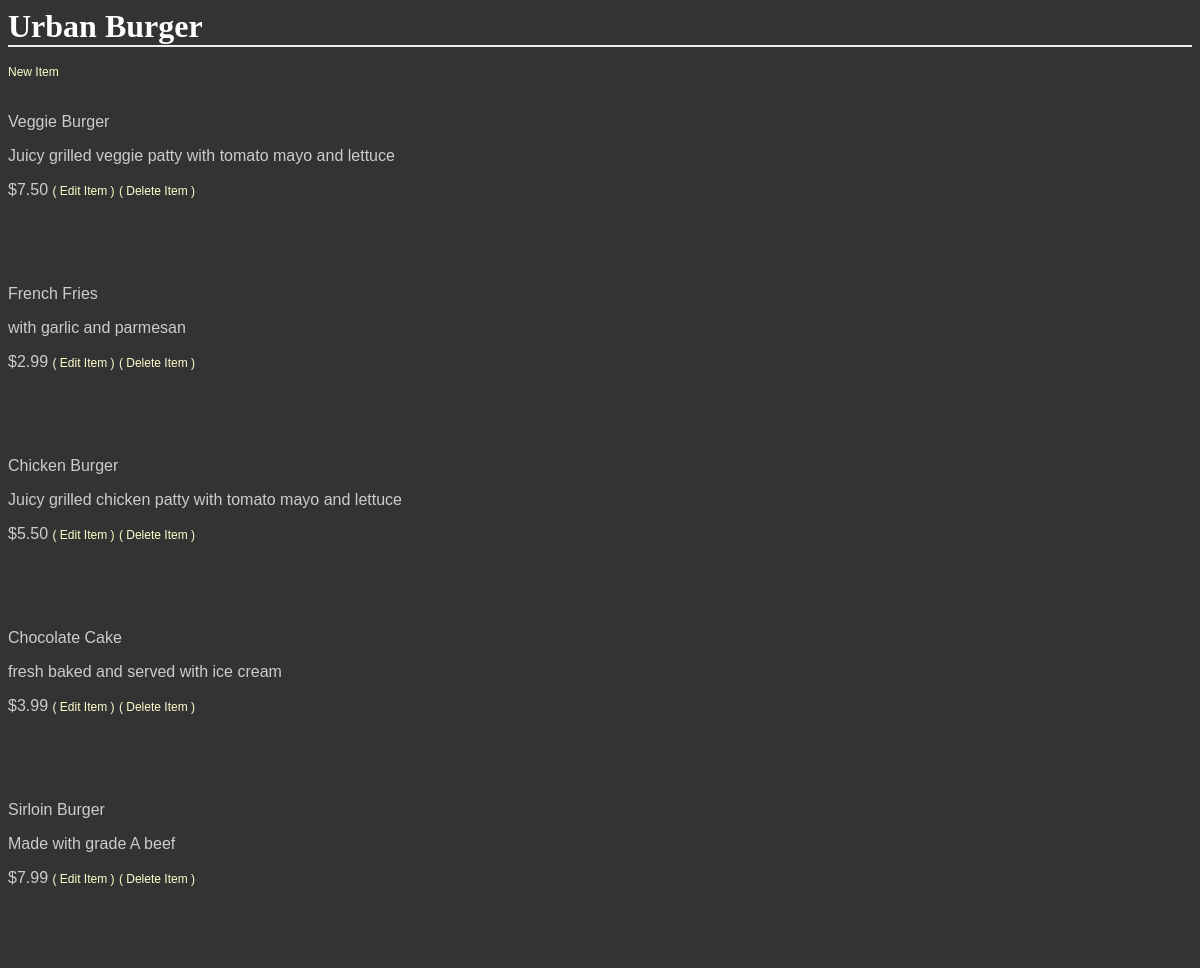
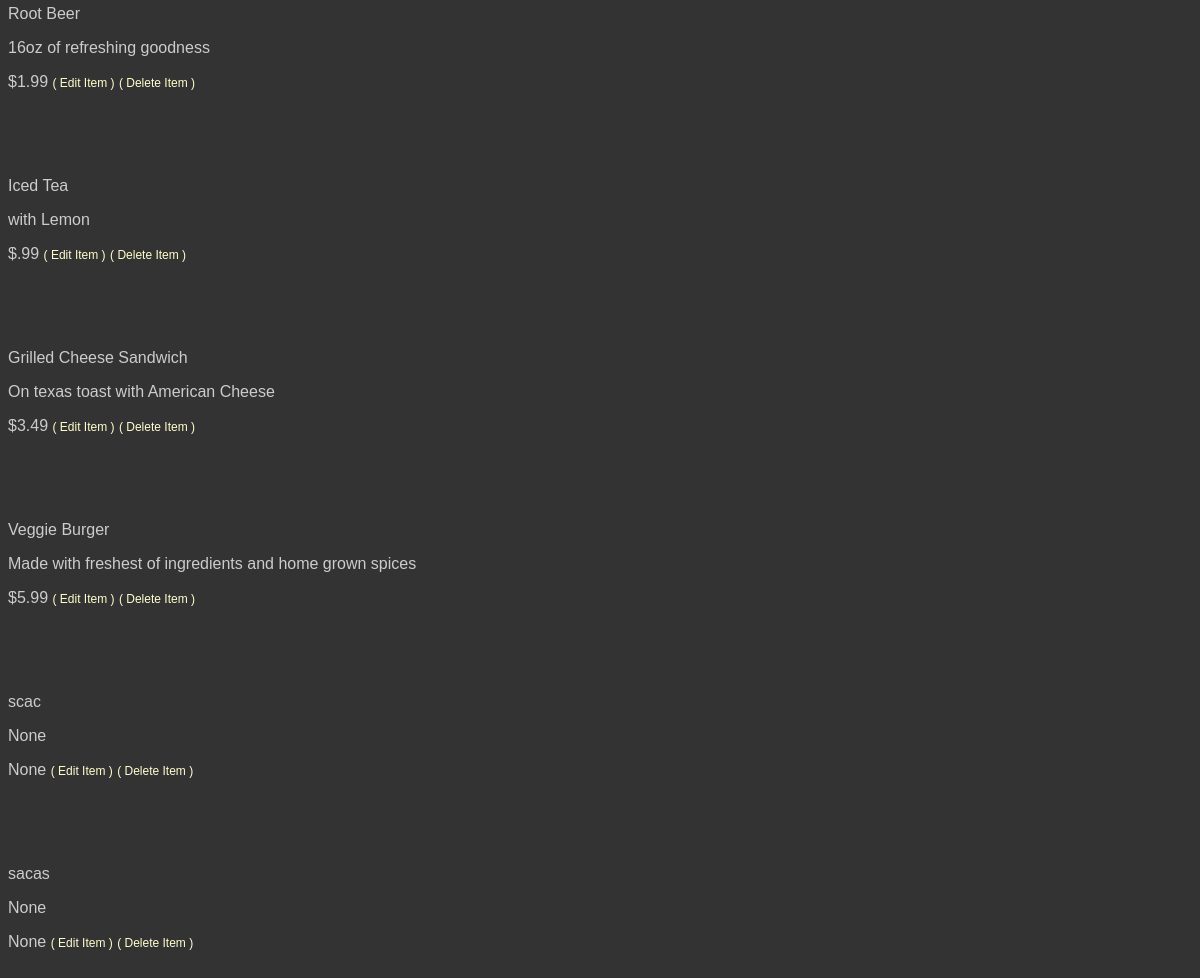
The page /GetShopItems/3/ on the database its author committed (2 pictures, top to bottom).
### database_setup.py (models this page shows, shortened)
class Shop(Base):
    __tablename__ = 'shop'
    id = Column(Integer, primary_key=True)
    name = Column(String(250), nullable=False)
    owner = Column(String(50), nullable=False)
    profile_pic = Column(String(200))
    avatar_pic = Column(String(200))
    description = Column(String(250))

class Items(Base):
    __tablename__ = 'items'
    name = Column(String(80), nullable=False)
    id = Column(Integer, primary_key=True)
    short_description = Column(String(250))
    description = Column(String(500))
    quantity = Column(Integer, nullable=False)
    price = Column(String(8))
    shop_id = Column(Integer, ForeignKey('shop.id'))
    shop = relationship(Shop, cascade="all, delete-orphan", single_parent=True)

### project.py (the view)
@app.route('/GetShopItems/<int:shop_id>/')
def get_shop_items(shop_id):
    shop = session.query(Shop).filter_by(id=shop_id).one()
    items = session.query(Items).filter_by(shop_id=shop_id)
    return render_template('menu.html', shop=shop, items=items)

### templates/menu.html (shortened to what this page needs)
<html>
<head>
    <link rel="stylesheet" type="text/css" href="{{url_for('static', filename='style.css')}}">
</head>
<body>
<h1>
    {{ shop.name }}
</h1>
<br>
<a href="{{url_for('new_shop_item', shop_id=shop.id)}}">New Item</a>
{% for item in items %}
<br>
<br>
<p>{{ item.name }}</p>
<p>{{ item.description}}</p>
<p>{{ item.price }}
<a href="{{url_for('edit_shop_item', shop_id=shop.id, item_id=item.id)}}">( Edit Item )</a>
<a href="{{url_for('delete_shop_item', shop_id=shop.id, item_id=item.id)}}">( Delete Item )</a>
</p>
<br>
{% endfor %}
</body>
</html>

### static/style.css (style rules this page uses)
body { font-family: sans-serif; background-image: url('img3.jpg'); background-color: #333333 }
h1, h2, h3, h4 { color: #FFFFFF; }
h1, h2 { font-family: 'Georgia', serif; margin: 0; }
h1 { border-bottom: 2px solid #eee; }
p, dd, dt { color: #CCCCCC; }
a { text-decoration: none; color: #FFFFCC; font-size: .75em; }

### rows shown on the page
Shop: name "Urban Burger"
Items: name "Veggie Burger", description "Juicy grilled veggie patty with tomato mayo and lettuce", price "$7.50"
Items: name "French Fries", description "with garlic and parmesan", price "$2.99"
Items: name "Chicken Burger", description "Juicy grilled chicken patty with tomato mayo and lettuce", price "$5.50"
Items: name "Chocolate Cake", description "fresh baked and served with ice cream", price "$3.99"
Items: name "Sirloin Burger", description "Made with grade A beef", price "$7.99"
Items: name "Root Beer", description "16oz of refreshing goodness", price "$1.99"
Items: name "Iced Tea", description "with Lemon", price "$.99"
Items: name "Grilled Cheese Sandwich", description "On texas toast with American Cheese", price "$3.49"
Items: name "Veggie Burger", description "Made with freshest of ingredients and home grown spices", price "$5.99"
Items: name "scac", description "None", price "None"
Items: name "sacas", description "None", price "None"
